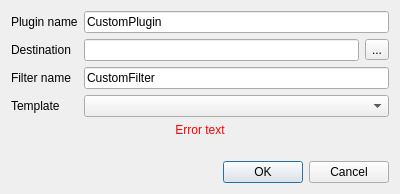
<?xml version="1.0" encoding="UTF-8"?>
<ui version="4.0">
 <class>CreatePluginDialog</class>
 <widget class="QDialog" name="CreatePluginDialog">
  <property name="geometry">
   <rect>
    <x>0</x>
    <y>0</y>
    <width>400</width>
    <height>194</height>
   </rect>
  </property>
  <property name="windowTitle">
   <string>Create vision plugin</string>
  </property>
  <layout class="QVBoxLayout" name="verticalLayout">
   <item>
    <layout class="QFormLayout" name="formLayout">
     <property name="fieldGrowthPolicy">
      <enum>QFormLayout::AllNonFixedFieldsGrow</enum>
     </property>
     <item row="0" column="0">
      <widget class="QLabel" name="projectNameLabel">
       <property name="text">
        <string>Plugin name</string>
       </property>
      </widget>
     </item>
     <item row="0" column="1">
      <widget class="QLineEdit" name="pluginName">
       <property name="text">
        <string>CustomPlugin</string>
       </property>
      </widget>
     </item>
     <item row="1" column="0">
      <widget class="QLabel" name="destinationLabel">
       <property name="text">
        <string>Destination</string>
       </property>
      </widget>
     </item>
     <item row="1" column="1">
      <layout class="QHBoxLayout" name="horizontalLayout">
       <item>
        <widget class="QLineEdit" name="destination">
         <property name="readOnly">
          <bool>true</bool>
         </property>
        </widget>
       </item>
       <item>
        <widget class="QToolButton" name="chooseDestination">
         <property name="toolTip">
          <string>&lt;html&gt;&lt;head/&gt;&lt;body&gt;&lt;p&gt;Select the plugin destination on disk&lt;/p&gt;&lt;/body&gt;&lt;/html&gt;</string>
         </property>
         <property name="text">
          <string>...</string>
         </property>
        </widget>
       </item>
      </layout>
     </item>
     <item row="2" column="0">
      <widget class="QLabel" name="filterNameLabel">
       <property name="text">
        <string>Filter name</string>
       </property>
      </widget>
     </item>
     <item row="2" column="1">
      <widget class="QLineEdit" name="filterName">
       <property name="text">
        <string>CustomFilter</string>
       </property>
      </widget>
     </item>
     <item row="3" column="0">
      <widget class="QLabel" name="templateLabel">
       <property name="text">
        <string>Template</string>
       </property>
      </widget>
     </item>
     <item row="3" column="1">
      <widget class="QComboBox" name="templateSelect"/>
     </item>
     <item row="4" column="0" colspan="2">
      <widget class="QLabel" name="errorText">
       <property name="sizePolicy">
        <sizepolicy hsizetype="Expanding" vsizetype="Preferred">
         <horstretch>0</horstretch>
         <verstretch>0</verstretch>
        </sizepolicy>
       </property>
       <property name="styleSheet">
        <string notr="true">color: rgb(255, 0, 0)</string>
       </property>
       <property name="text">
        <string>Error text</string>
       </property>
       <property name="textFormat">
        <enum>Qt::PlainText</enum>
       </property>
       <property name="alignment">
        <set>Qt::AlignCenter</set>
       </property>
       <property name="wordWrap">
        <bool>true</bool>
       </property>
      </widget>
     </item>
    </layout>
   </item>
   <item>
    <widget class="QDialogButtonBox" name="buttonBox">
     <property name="orientation">
      <enum>Qt::Horizontal</enum>
     </property>
     <property name="standardButtons">
      <set>QDialogButtonBox::Cancel|QDialogButtonBox::Ok</set>
     </property>
    </widget>
   </item>
  </layout>
 </widget>
 <resources/>
 <connections>
  <connection>
   <sender>buttonBox</sender>
   <signal>accepted()</signal>
   <receiver>CreatePluginDialog</receiver>
   <slot>accept()</slot>
   <hints>
    <hint type="sourcelabel">
     <x>248</x>
     <y>254</y>
    </hint>
    <hint type="destinationlabel">
     <x>157</x>
     <y>274</y>
    </hint>
   </hints>
  </connection>
  <connection>
   <sender>buttonBox</sender>
   <signal>rejected()</signal>
   <receiver>CreatePluginDialog</receiver>
   <slot>reject()</slot>
   <hints>
    <hint type="sourcelabel">
     <x>316</x>
     <y>260</y>
    </hint>
    <hint type="destinationlabel">
     <x>286</x>
     <y>274</y>
    </hint>
   </hints>
  </connection>
 </connections>
</ui>
